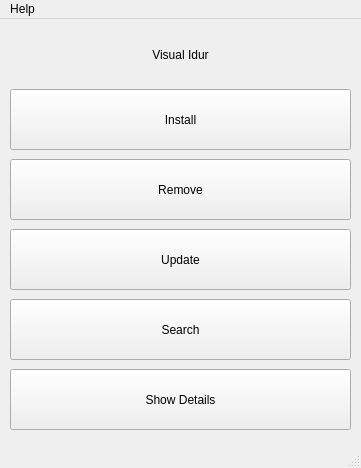
<?xml version="1.0" encoding="UTF-8"?>
<ui version="4.0">
 <class>MainWindow</class>
 <widget class="QMainWindow" name="MainWindow">
  <property name="geometry">
   <rect>
    <x>0</x>
    <y>0</y>
    <width>361</width>
    <height>468</height>
   </rect>
  </property>
  <property name="windowTitle">
   <string>Visual Idur</string>
  </property>
  <widget class="QWidget" name="centralwidget">
   <widget class="QPushButton" name="InstallButton">
    <property name="geometry">
     <rect>
      <x>10</x>
      <y>70</y>
      <width>341</width>
      <height>61</height>
     </rect>
    </property>
    <property name="text">
     <string>Install</string>
    </property>
   </widget>
   <widget class="QPushButton" name="RemoveButton">
    <property name="geometry">
     <rect>
      <x>10</x>
      <y>140</y>
      <width>341</width>
      <height>61</height>
     </rect>
    </property>
    <property name="text">
     <string>Remove</string>
    </property>
   </widget>
   <widget class="QPushButton" name="SearchButton">
    <property name="geometry">
     <rect>
      <x>10</x>
      <y>280</y>
      <width>341</width>
      <height>61</height>
     </rect>
    </property>
    <property name="text">
     <string>Search</string>
    </property>
   </widget>
   <widget class="QPushButton" name="ShowButton">
    <property name="geometry">
     <rect>
      <x>10</x>
      <y>350</y>
      <width>341</width>
      <height>61</height>
     </rect>
    </property>
    <property name="text">
     <string>Show Details</string>
    </property>
   </widget>
   <widget class="QPushButton" name="UpdateButton">
    <property name="geometry">
     <rect>
      <x>10</x>
      <y>210</y>
      <width>341</width>
      <height>61</height>
     </rect>
    </property>
    <property name="text">
     <string>Update</string>
    </property>
   </widget>
   <widget class="QLabel" name="Tittle">
    <property name="geometry">
     <rect>
      <x>10</x>
      <y>10</y>
      <width>341</width>
      <height>51</height>
     </rect>
    </property>
    <property name="text">
     <string>Visual Idur</string>
    </property>
    <property name="alignment">
     <set>Qt::AlignCenter</set>
    </property>
   </widget>
  </widget>
  <widget class="QMenuBar" name="menubar">
   <property name="geometry">
    <rect>
     <x>0</x>
     <y>0</y>
     <width>361</width>
     <height>24</height>
    </rect>
   </property>
   <widget class="QMenu" name="menuHelp">
    <property name="title">
     <string>Help</string>
    </property>
    <addaction name="actionForum"/>
    <addaction name="actionAbout"/>
   </widget>
   <addaction name="menuHelp"/>
  </widget>
  <widget class="QStatusBar" name="statusbar"/>
  <action name="actionAbout">
   <property name="text">
    <string>About</string>
   </property>
  </action>
  <action name="actionForum">
   <property name="text">
    <string>Forum</string>
   </property>
  </action>
 </widget>
 <resources/>
 <connections/>
</ui>
